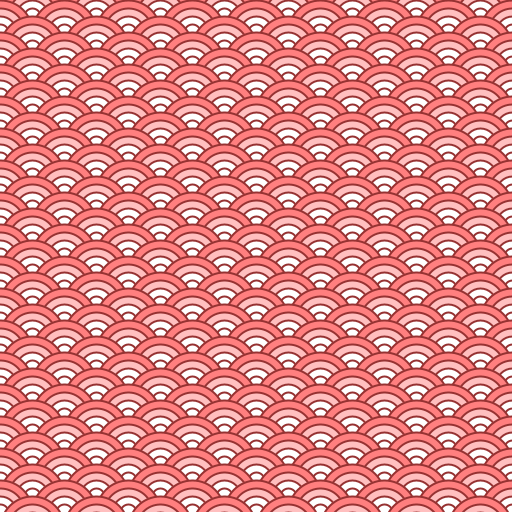
Frame 1 (no input)
Frame 60 (the mouse pressed at the canvas centre just before this capture): identical to frame 1, image omitted
Frame 120 (the mouse held since frame 60 and released just before this capture): identical to frame 1, image omitted

The Processing sketch that drew this single still picture (run headless with seeded random() and noise(); from frame 60 on, the mouse is pressed at the canvas centre):

// Processing sketch: assignment04B
// ── assignment04B.pde
void setup() {
  size(512, 512);
  background(255);
  
  float radius = 64; // initial circle radius
  float overlap = 4; // vertical overlap factor;
  int cols = int(width/radius) + 1; // number of horizontal circles
  int rows = int(height/radius * overlap) + 1; // number of vertical circles
  
  // Nested for loop draws grid of circles
  // The rows of circles get drawn on top of each other
  // If we're at an even row: translate radius/2 right
  
  translate(0, radius/4);
  for (int y = 0; y < rows; ++y) {    
    for (int x = 0; x < cols; ++x) {
      pushMatrix();
      
      if (y % 2 == 0) translate(radius/2, 0);
      drawCircles(x * radius, y * radius/overlap, radius);
      
      popMatrix();
    }
  }
}

void drawCircles(float x, float y, float radius) {
  int numCircle = 4;
  float bright = 255; // (0 - 255)
  float bright_offset = 0.5; // (0 - 1)
  
  for (int i = numCircle; i > 0; i--) {
    // For loop is in reverse to draw from big to smaller circles
    // For every circle, decrease the radius by factor r
    float r = i / float(numCircle);
    
    // For every circle, increase the green and blue values to add white
    float whiteness = (1.0-r + bright_offset) * bright;
    color col = color(255, whiteness, whiteness);
    
    fill(col);
    noStroke();
    strokeWeight(2);
    stroke(150, 50, 50);
    ellipse(x, y, r * radius, r * radius);
  }
}

void draw() {}
